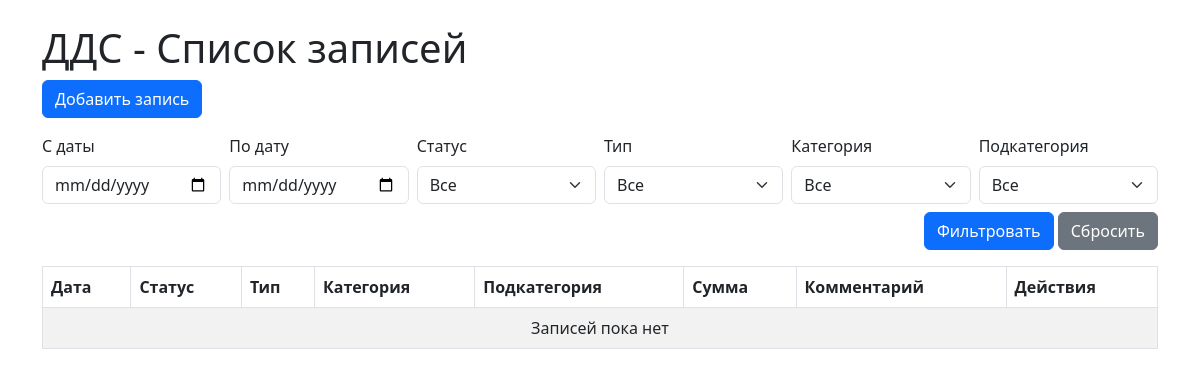
/, run on an earlier commit of the app's database.
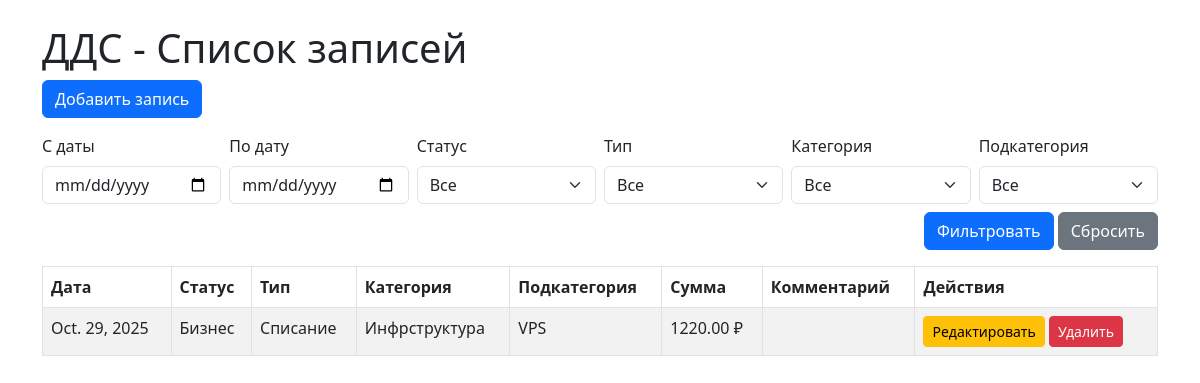
And on a later commit of the database.
### finance/models.py (models this page shows, shortened)
class CashFlowRecord(models.Model):
    date = models.DateField(default=timezone.now)
    status = models.ForeignKey(Status, on_delete=models.PROTECT, related_name="records")
    type = models.ForeignKey(Type, on_delete=models.PROTECT, related_name="records")
    category = models.ForeignKey(
        Category, on_delete=models.PROTECT, related_name="records"
    )
    subcategory = models.ForeignKey(
        SubCategory, on_delete=models.PROTECT, related_name="records"
    )
    amount = models.DecimalField(max_digits=12, decimal_places=2)
    comment = models.TextField(blank=True, null=True)
    class Meta:
        verbose_name = "Запись ДДС"
        verbose_name_plural = "Записи ДДС"
        ordering = ["-date"]

class Status(models.Model):
    name = models.CharField(max_length=100, unique=True)
    class Meta:
        verbose_name = "Статус"
        verbose_name_plural = "Статусы"

class Type(models.Model):
    name = models.CharField(max_length=100, unique=True)
    class Meta:
        verbose_name = "Тип"
        verbose_name_plural = "Типы"

class Category(models.Model):
    name = models.CharField(max_length=100)
    type = models.ForeignKey(Type, on_delete=models.CASCADE, related_name="categories")
    class Meta:
        verbose_name = "Категория"
        verbose_name_plural = "Категории"
        unique_together = ("name", "type")

class SubCategory(models.Model):
    name = models.CharField(max_length=100)
    category = models.ForeignKey(
        Category, on_delete=models.CASCADE, related_name="subcategories"
    )
    class Meta:
        verbose_name = "Подкатегория"
        verbose_name_plural = "Подкатегории"
        unique_together = ("name", "category")

### finance/views.py (the view)
# urls.py: path('', views.records_list, name='records_list'),
def records_list(request):
    records = CashFlowRecord.objects.all().order_by('-date')
    date_from = request.GET.get('date_from')
    date_to = request.GET.get('date_to')
    status_id = request.GET.get('status')
    type_id = request.GET.get('type')
    category_id = request.GET.get('category')
    subcategory_id = request.GET.get('subcategory')
    if date_from:
        records = records.filter(date__gte=date_from)
    if date_to:
        records = records.filter(date__lte=date_to)
    if status_id:
        records = records.filter(status_id=status_id)
    if type_id:
        records = records.filter(type_id=type_id)
    if category_id:
        records = records.filter(category_id=category_id)
    if subcategory_id:
        records = records.filter(subcategory_id=subcategory_id)
    context = {
        'records': records,
        'statuses': Status.objects.all(),
        'types': Type.objects.all(),
        'categories': Category.objects.all(),
        'subcategories': SubCategory.objects.all(),
        'filters': {
            'date_from': date_from,
            'date_to': date_to,
            'status_id': status_id,
            'type_id': type_id,
            'category_id': category_id,
            'subcategory_id': subcategory_id,
        }
    }
    return render(request, 'finance/index.html', context)

### finance/templates/finance/index.html (shortened to what this page needs)
{% load static %}
<!DOCTYPE html>
<html>
  <head>
    <link rel="stylesheet"
          href="https://cdn.jsdelivr.net/npm/bootstrap@5.3.0/dist/css/bootstrap.min.css">
  </head>
  <body>
    <div class="container mt-4">
      <h1>ДДС - Список записей</h1>
      <a href="{% url 'record_add' %}" class="btn btn-primary mb-3">Добавить запись</a>
      <form method="get" class="row g-2 mb-3">
        <div class="col-md-2">
          <label class="form-label">С даты</label>
          <input type="date"
                 name="date_from"
                 value="{{ filters.date_from }}"
                 class="form-control">
        </div>
        <div class="col-md-2">
          <label class="form-label">По дату</label>
          <input type="date"
                 name="date_to"
                 value="{{ filters.date_to }}"
                 class="form-control">
        </div>
        <div class="col-md-2">
          <label class="form-label">Статус</label>
          <select name="status" class="form-select">
            <option value="">Все</option>
          </select>
        </div>
        <div class="col-md-2">
          <label class="form-label">Тип</label>
          <select name="type" class="form-select">
            <option value="">Все</option>
          </select>
        </div>
        <div class="col-md-2">
          <label class="form-label">Категория</label>
          <select name="category" class="form-select">
            <option value="">Все</option>
          </select>
        </div>
        <div class="col-md-2">
          <label class="form-label">Подкатегория</label>
          <select name="subcategory" class="form-select">
            <option value="">Все</option>
          </select>
        </div>
        <div class="col-md-12 text-end mt-2">
          <button type="submit" class="btn btn-primary">Фильтровать</button>
          <a href="{% url 'records_list' %}" class="btn btn-secondary">Сбросить</a>
        </div>
      </form>
      <table class="table table-bordered table-striped">
        <thead>
          <tr>
            <th>Дата</th>
            <th>Статус</th>
            <th>Тип</th>
            <th>Категория</th>
            <th>Подкатегория</th>
            <th>Сумма</th>
            <th>Комментарий</th>
            <th>Действия</th>
          </tr>
        </thead>
        <tbody>
          {% for record in records %}
            <tr>
              <td>{{ record.date }}</td>
              <td>{{ record.status.name }}</td>
              <td>{{ record.type.name }}</td>
              <td>{{ record.category.name }}</td>
              <td>{{ record.subcategory.name }}</td>
              <td>{{ record.amount }} ₽</td>
              <td>{{ record.comment }}</td>
              <td>
                <a href="{% url 'record_edit' record.id %}"
                   class="btn btn-sm btn-warning">Редактировать</a>
                <a href="{% url 'record_delete' record.id %}"
                   class="btn btn-sm btn-danger">Удалить</a>
              </td>
            </tr>
          {% empty %}
            <tr>
              <td colspan="8" class="text-center">Записей пока нет</td>
            </tr>
          {% endfor %}
        </tbody>
      </table>
    </div>
  </body>
</html>

What changed in the data, as far as the page shows it:
added CashFlowRecord: date "Oct. 29, 2025", status.name "Бизнес", type.name "Списание", category.name "Инфрструктура", subcategory.name "VPS", amount "1220.00"
Also different on the page:
text no longer shown: "Записей пока нет"
